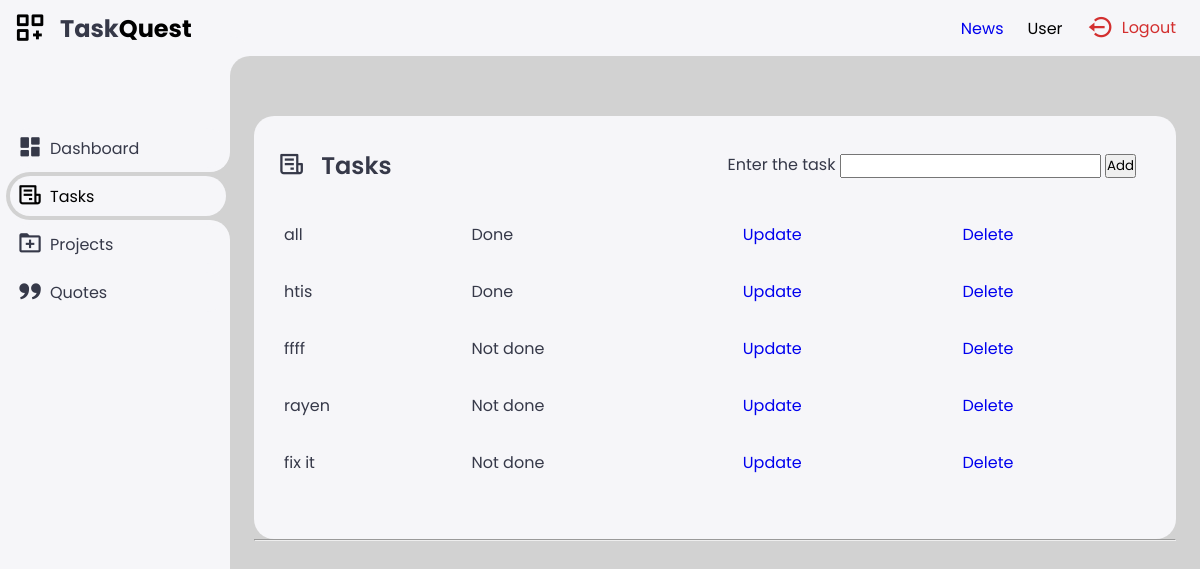
The app's page /tasks (signed in), older data.
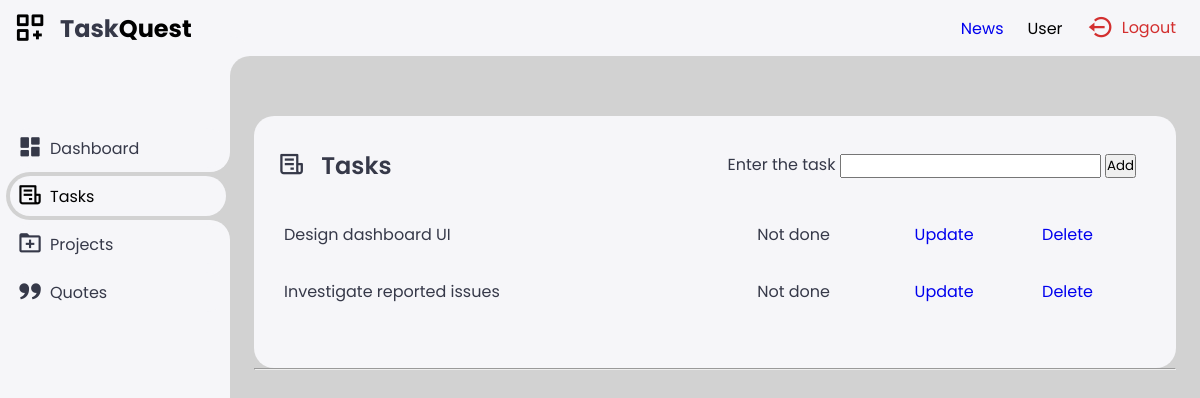
The same page, newer data.
### app.py (models this page shows)
class Todo(db.Model):
    task_id = db.Column(db.Integer, primary_key=True)
    name = db.Column(db.String(100))
    done = db.Column(db.Boolean)
    user_id = db.Column(db.Integer, db.ForeignKey('user.id'))
    user = db.relationship('User', backref='todos')

### app.py (the view, shortened to what this page needs)
@app.route('/tasks', methods=['GET', 'POST'])
@login_required
def tasks():
    if current_user.role == 'admin':
        todo_list = Todo.query.all()
        users = User.query.all()
    else:
        todo_list = Todo.query.filter_by(user_id=current_user.id).all()
        users = None
    return render_template("Tasks.html", todo_list=todo_list, users=users, pagetitle="Tasks | TaskQuest")

### app.py (called while the page is built)
@login_manager.user_loader
def load_user(user_id):
    return User.query.get(int(user_id))

### templates/Tasks.html (shortened to what this page needs)
{% extends 'base.html' %}
{% block body %}
<div class="bottom-data">
    <div class="orders">
        <div class="header">
            <i class='bx bx-receipt'></i>
            <h3>Tasks</h3>
            <form action="{{ url_for('add') }}" method="post">
                <div>
                    <label class="thick">Enter the task</label>
                    <input type="text" name="name" required>
                    <button class="button1" type="submit">Add</button>
                </div>
            </form>
            <br><br>
            <table>
                <tbody>
                    {% for todo in todo_list %}
                    <tr>
                        <td class="thick">{{ todo.name }}</td>
                        {% if todo.done == False %}
                        <td><label class="label pending">Not done</label></td>
                        {% else %}
                        <td><label class="label done">Done</label></td>
                        {% endif %}
                        <td><a href="{{ url_for('update', todo_id=todo.task_id) }}" class="button2">Update</a></td>
                        <td><a href="{{ url_for('delete', todo_id=todo.task_id) }}" class="button3">Delete</a></td>
                    </tr>
                    {% endfor %}
                </tbody>
            </table>
        </div>
    </div>
</div>
<hr>
{% endblock %}

Row changes from the older to the newer data that the page shows:
no longer on this page (row edited): Todo: name "all", done "Done"
no longer on this page (row edited): Todo: name "htis", done "Done"
removed Todo: name "ffff", done "Not done"
removed Todo: name "rayen", done "Not done"
removed Todo: name "fix it", done "Not done"
now on this page (row edited): Todo: name "Design dashboard UI", done "Not done"
now on this page (row edited): Todo: name "Investigate reported issues", done "Not done"
